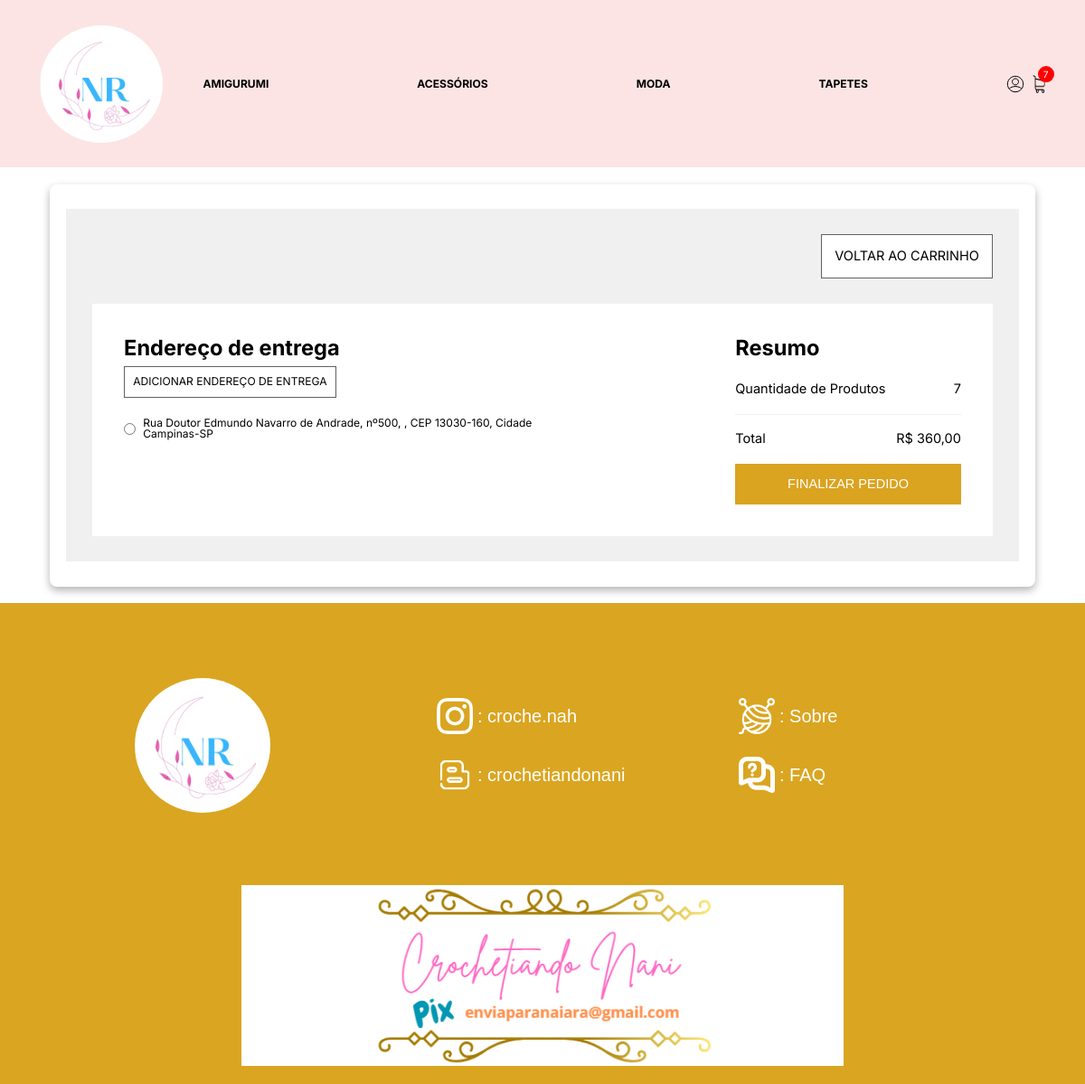
/checkout/ (signed in), run on an earlier commit of the app's database.
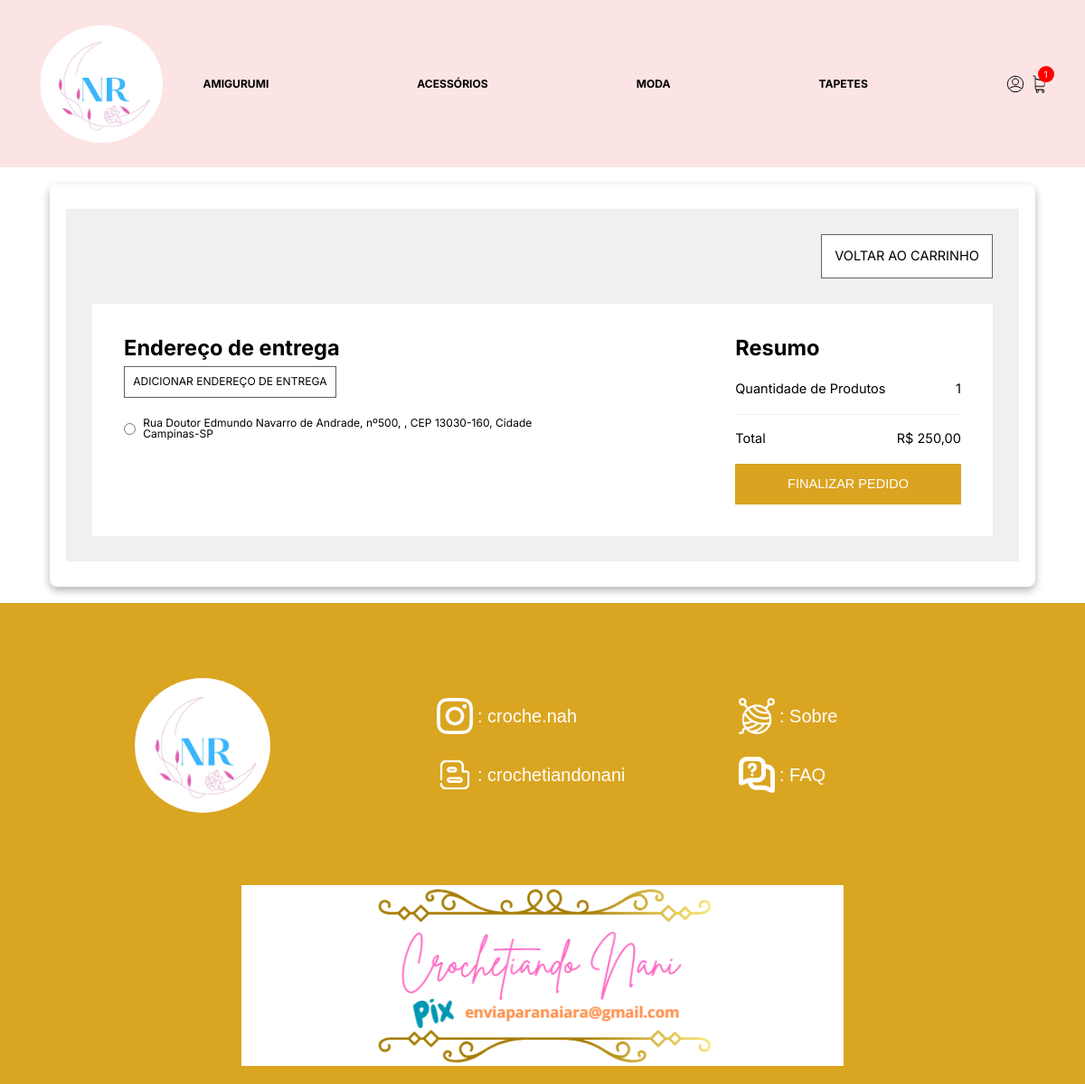
And on a later commit of the database.
### loja/models.py (models this page shows, shortened)
class Pedido(models.Model):
    cliente = models.ForeignKey(Cliente, null=True, blank=True, on_delete=models.SET_NULL)
    finalizado = models.BooleanField(default=False)
    codigo_transacao = models.CharField(max_length=200, null=True, blank=True)
    endereco = models.ForeignKey(Endereco, null=True, blank=True, on_delete=models.SET_NULL)
    data_finalizacao = models.DateTimeField(null=True, blank=True)
    @property
    def quantidade_total(self):
        itens_pedido = ItensPedido.objects.filter(pedido=self.id)
        quantidade = sum([item.quantidade for item in itens_pedido])
        return quantidade
    @property
    def preco_total(self):
        itens_pedido = ItensPedido.objects.filter(pedido=self.id)
        preco = sum([item.preco_total for item in itens_pedido])
        return preco

class ItensPedido(models.Model):
    item_estoque = models.ForeignKey(ItemEstoque, null=True, blank=True, on_delete=models.SET_NULL)
    quantidade = models.IntegerField(default=0)
    pedido = models.ForeignKey(Pedido, null=True, blank=True, on_delete=models.SET_NULL)
    @property
    def preco_total(self):
        return self.quantidade * self.item_estoque.produto.preco

class ItemEstoque(models.Model):
    produto = models.ForeignKey(Produto, null=True, blank=True, on_delete=models.SET_NULL)
    quantidade = models.IntegerField(default=0)

class Produto(models.Model):
    imagem = models.ImageField(null=True, blank=True)
    nome = models.CharField(max_length=200, null=True, blank=True)
    preco = models.DecimalField(max_digits=10, decimal_places=2)
    ativo = models.BooleanField(default=True)
    categoria = models.ForeignKey(Categoria, null=True, blank=True, on_delete=models.SET_NULL)
    tipo = models.ForeignKey(Tipo, null=True, blank=True, on_delete=models.SET_NULL)
    peso = models.DecimalField(max_digits=5, decimal_places=2, default=3)
    comprimento = models.DecimalField(max_digits=5, decimal_places=2, default=20)
    altura = models.DecimalField(max_digits=5, decimal_places=2, default=20)
    largura = models.DecimalField(max_digits=5, decimal_places=2, default=20)

### loja/views.py (the view)
# urls.py: path('checkout/', checkout, name="checkout"),
def checkout(request):
    if request.user.is_authenticated:
        cliente = request.user.cliente
    else:
        if request.COOKIES.get("id_sessao"):
            id_sessao = request.COOKIES.get("id_sessao")
            cliente, criado = Cliente.objects.get_or_create(id_sessao=id_sessao)
        else:
            return redirect('loja')
    pedido, criado = Pedido.objects.get_or_create(cliente=cliente, finalizado=False)
    enderecos = Endereco.objects.filter(cliente=cliente)
    context = {"pedido": pedido, "enderecos": enderecos, "erro": None}
    return render(request, 'checkout.html', context)

### loja/novos_context.py (called while the page is built)
def categoria_tipos(request):
    categorias_navegacao = Categoria.objects.all()
    tipos_navegacao = Tipo.objects.all()
    return {
        'categorias_navegacao': categorias_navegacao,
        'tipos_navegacao': tipos_navegacao
    }

def faz_parte_equipe(request):
    equipe = False
    if request.user.is_authenticated:
        equipe = request.user.groups.filter(name="equipe").exists()
    return {"equipe": equipe}

### loja/templates/checkout.html (shortened to what this page needs)
{% extends 'base.html' %}
{% load static %}
{% block body %}
<main class="principal">
    <section class="secao-checkout">
      <a href="{% url 'carrinho' %}" class="checkout__botao">Voltar ao carrinho</a>
      <div class="checkout">
        <form
          class="checkout__form"
          action="{% url 'finalizar_pedido' pedido.id %}"
          method="post"
        >
          <div class="checkout__secao-entrega-login checkout__secao-entrega-login--logado">
            <div class="checkout__secao-entrega">
              <div class="checkout__titulos">
                <h1 class="checkout__titulo">Endereço de entrega</h1>
                <a
                  class="checkout__botao checkout__botao--entrega"
                  type="button"
                  href="{% url 'adicionar_endereco' %}"
                >
                  Adicionar endereço de entrega
                </a>
              </div>
              <div class="checkout__endereco-cadastrado">
                {% for endereco in enderecos %}
                  <div class="checkout__pagamento-item">
                    <input type="radio" name="endereco" value="{{ endereco.id }}" />
                    <label for="{{ endereco.id }}">
                      {{ endereco.rua }}, nº{{ endereco.numero }}, {{ endereco.complemento }},
                      CEP {{ endereco.cep}}, Cidade {{ endereco.cidade }}-{{ endereco.estado }}
                    </label>
                  </div>
                {% endfor %}
              </div>
            </div>
          </div>
          <div class="checkout__secao-infos">
            <div class="checkout__titulos checkout__titulos--mb">
              <h1 class="checkout__titulo">Resumo</h1>
            </div>
            <div class="subtotal__infos">
              <p>Quantidade de Produtos</p>
              <p>{{ pedido.quantidade_total }}</p>
            </div>
            <div class="subtotal__infos subtotal__infos--sborda">
              <p>Total</p>
              <p>R$ {{ pedido.preco_total }}</p>
            </div>
            <button class="subtotal__botao" type="submit">
              Finalizar Pedido
            </button>
          </div>
        </form>
      </div>
    </section>
</main>
{% endblock %}

### loja/templates/navbar.html (shortened to what this page needs)
{% load static %}
<header class="cabecalho" style="background-color: #fce4e4f6;">
    <div class="cabecalho__container">
      <a href="{% url 'homepage' %}">
        <img
        src="{% static 'images/logo.png' %}" width="auto" height="130" style="border-radius: 50%;"
          alt="Logo Crochetiando"
          class="cabecalho__logo"
        />
      </a>
      <nav class="cabecalho__navegacao">
        <ul class="cabecalho__lista">
        {% for categoria in categorias_navegacao %}
          <li class="cabecalho__item-lista">
            <a
              class="cabecalho__link"
              href="{% url 'loja' %}{{ categoria.slug }}"
              >{{ categoria.nome }}</a
            >
          </li>
        {% endfor %}
        </ul>
    </nav>
    </div>
   <div class="cabecalho__icones">
      <div class="cabecalho__icone-login">
        {% if request.user.is_authenticated %}
        <a class="cabecalho__link-icone cabecalho__link-icone--logado" href="javascript: void(0)">
        {% else %}
        <a class="cabecalho__link-icone" href="{% url 'fazer_login' %}">
        {% endif %}
        </a>
      </div>
      <div class="cabecalho__icone-carrinho">
        <a class="cabecalho__link-icone" href="{% url 'carrinho' %}">
            <img src="{% static 'images/carrinho-de-compras (1).png' %}" alt="Carrinho" class="cabecalho__icone cabecalho__icone--menor">
        </a>
        <div class="cabecalho__itens cabecalho__itens--visivel">{{ quantidade_produtos_carrinho }}</div>
    </div>
    </div>
  </header>

What changed in the data, as far as the page shows it:
changed Pedido: quantidade_total "7" → "1"; preco_total "360,00" → "250,00"
Also different on the page:
{{ quantidade_produtos_carrinho }}: "7" → "1"
